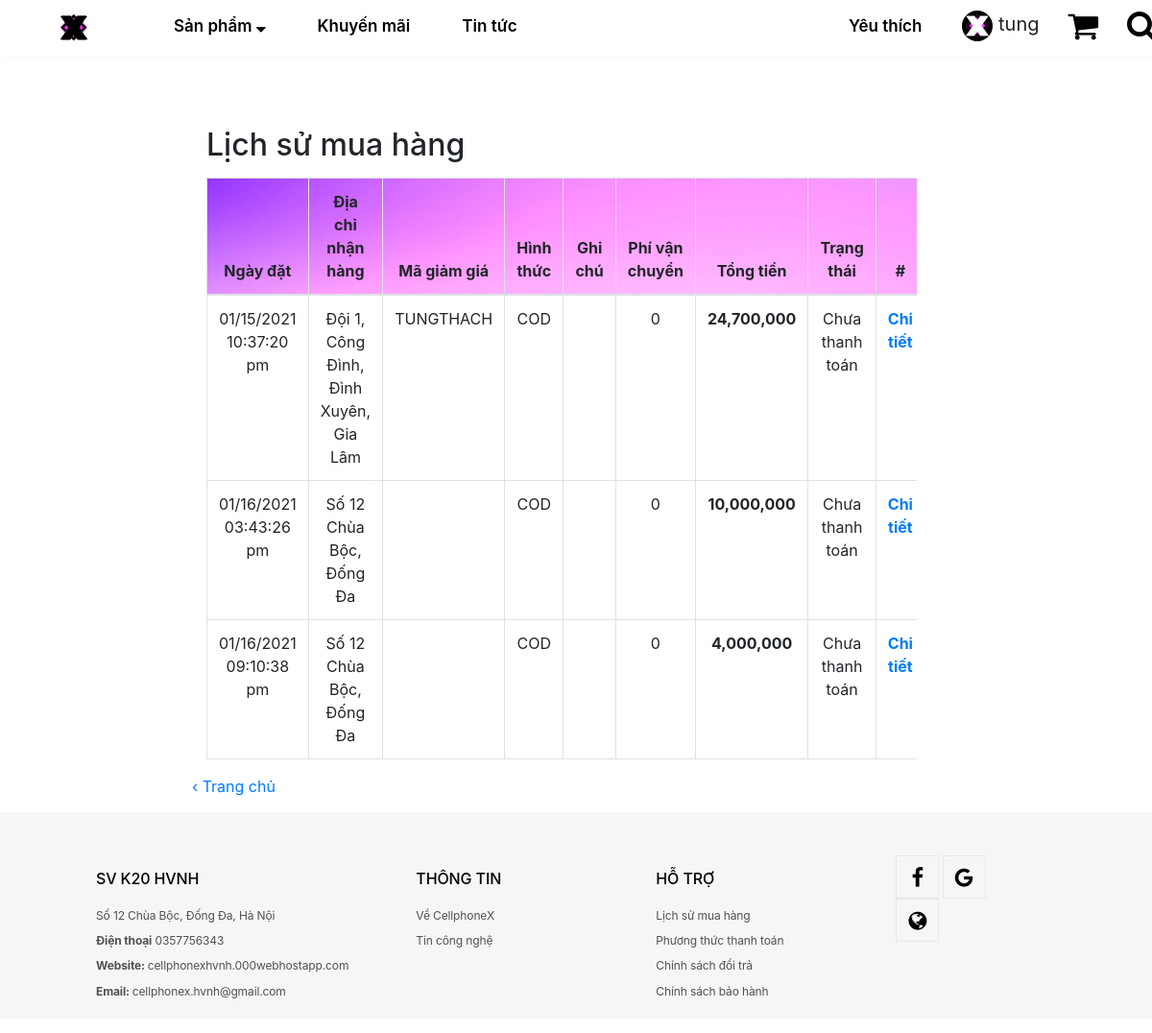
The page /lichsumuahang.php (signed in) on the database as committed earlier.
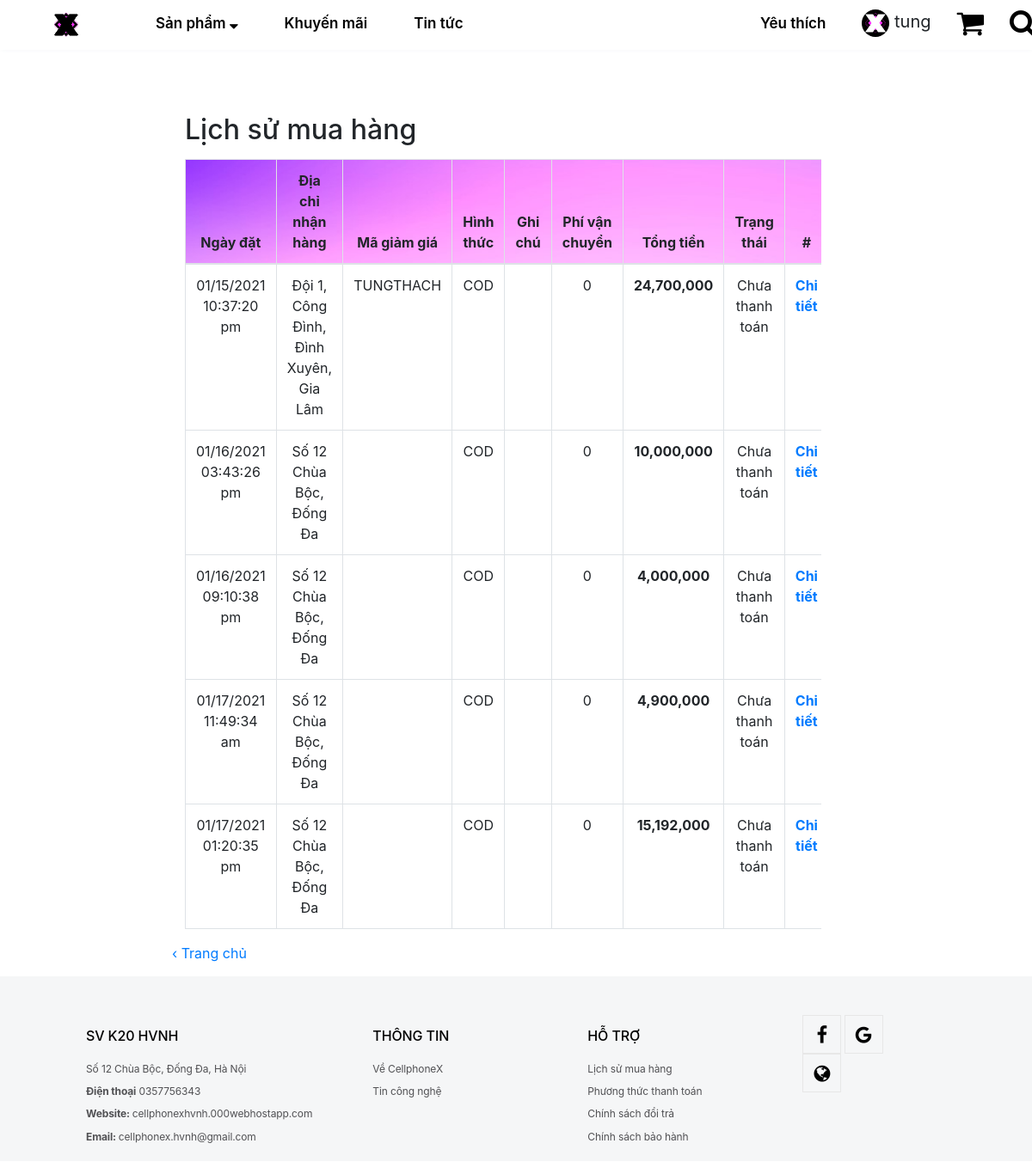
The same page on the database as committed later.
### tables this page shows
CREATE TABLE `tbl_don_hang` (
  `id_don_hang` int(11) NOT NULL,
  `id_khach_hang` int(11) DEFAULT NULL,
  `email` varchar(255) NOT NULL,
  `phi_van_chuyen` int(11) DEFAULT NULL,
  `ma_giam_gia` varchar(20) DEFAULT NULL,
  `tong_tien` float(255,0) DEFAULT NULL,
  `trang_thai` int(4) DEFAULT 0,
  `ngay_dat` varchar(255) DEFAULT NULL,
  `ten_khach_hang` varchar(255) DEFAULT NULL,
  `dia_chi_nhan_hang` varchar(255) DEFAULT NULL,
  `hinh_thuc_mua_hang` varchar(255) DEFAULT NULL,
  `ghi_chu` varchar(255) DEFAULT NULL,
  `dien_thoai` varchar(11) NOT NULL
);

### lichsumuahang.php (the view, shortened to what this page needs)
<!doctype html>
<html>
<head>
	<link type="text/css" rel="stylesheet" href="bootstrap/css/bootstrap.min.css">
		<link type="text/css" rel="stylesheet" href="css/style.css">
	<link rel="stylesheet" type="text/css" href="css/font-awesome/css/font-awesome.min.css">
</head>
<body>
<?php
	include("layout/header.php");
	require("public/ketnoi.php");
?>
	<div class="row" style="width: 100%;">
		<span onClick="dongform('formGioHang')" class="col-2"></span>
		<span class="col-8">
	<?php
	if (isset($_SESSION["id-user"]))
	{
		$sql="select * from tbl_don_hang where id_khach_hang='".$_SESSION["id-user"]."' order by id_don_hang asc";
		$result=$con->query($sql);
		if($result->num_rows>0)
		{
	?>
			<div class="container">
 				<h2>Lịch sử mua hàng</h2>
				<div class="table-responsive">
   					<table style="text-align: center;" class="table table-bordered">
						<thead>
							<tr style="background: url('images/background.jpg')">
								<th>Ngày đặt</th>
								<th>Địa chỉ nhận hàng</th>
								<th>Mã giảm giá</th>
								<th>Hình thức</th>
								<th>Ghi chú</th>
								<th>Phí vận chuyển</th>
								<th>Tổng tiền</th>
								<th>Trạng thái</th>
								<th>#</th>
							</tr>
						</thead>
						<tbody>
							<tr>
			<?php
			while($row=$result->fetch_assoc())
			{
			?>
								<td><?php echo $row['ngay_dat']?></td>
								<td><?php echo $row['dia_chi_nhan_hang']?></td>
								<td><?php echo $row['ma_giam_gia']?></td>
								<td><?php echo $row['hinh_thuc_mua_hang']; ?></td>
								<td><?php echo $row['ghi_chu']?></td>
								<td><?php echo number_format($row['phi_van_chuyen'])?></td>
								<td><b><?php echo number_format($row['tong_tien'])?></b></td>
								<td><?php
				if($row['trang_thai']==0) echo "Chưa thanh toán";
									?>
								</td>
								<td><a href="chitietlichsu.php?&id=<?php echo $row['id_don_hang']?>"><b>Chi tiết</b></a></td>
							</tr>
			<?php
			}
			?>
						</tbody>
					</table>
				</div>
			</div>
		<?php
		}
		else echo "<p style='margin-top: 60px;'>Lịch sử mua hàng sẽ ghi lại những giao dịch của bạn tại đây.<p>";
	}
	else echo "<p>Lịch sử mua hàng sẽ ghi lại những giao dịch của bạn tại đây.<p>";
		?>
			<a href="home.php">&lsaquo; Trang chủ</a>
		</span>
		<span class="col-2"></span>
	</div>
<?php
	include("layout/footer.php");
?>
</body>
</html>

### layout/header.php (shortened to what this page needs)
<header  id="header" class="fixed-top">
		<div class="row" style="width: 100%;">
			<span class="col-sm-8 d-flex">
				<a href="home.php"><img id="logo-X" src="images/20 - Copy (2).png" alt="img"></a>
				<nav class="nav-menu">
					<ul>
						<li class="drop-down"><a href="sanpham.php?&tensanpham=" class="nav1">Sản phẩm&nbsp;<i class="fa fa-sort-desc"></i></a>
           		   		</li>
						<li class=" d-none d-lg-block"><a class="nav1" href="khuyenmai.php">Khuyến mãi</a></li>
              			<li class=" d-none d-lg-block"><a class="nav1" href="tintuc.php">Tin tức</a></li>
            		</ul>
          		</nav>
        	</span>
			<span class="col-sm-4 d-flex" style="padding-left: 6%;">
          		<nav class="nav-menu d-none d-lg-block">
					<ul>
						<?php if(isset($_SESSION["userngan"])){?>
						<li><a class="nav1" href="yeuthich.php">Yêu thích</a></li>
      					<li class="drop-down"><span style="font-size: 20px;" onClick="hienthiform('formDangNhap'),dongform('formGioHang')"><img width="32px;" height="32px;" style="border-radius: 50%;" src="images/20 - Copy.png">&nbsp;<?php echo $_SESSION["userngan"];?></span>
           		   		</li>
      					<?php }?>
						<li style="cursor: pointer"><a href="giohang.php" class="fa fa-shopping-cart d-flex" style="font-size: 34px; color: #000;"></a>
           		   		</li>
						<li style="cursor: pointer">
							<i onClick="hienthiform('box-tim-kiem');" class="fa fa-search d-flex" style="font-size: 33px; color: #000;"></i>
						</li>
					</ul>
				</nav>
			</span>
		</div>
	</header>
<div style="height: 58px;">&nbsp;</div>

### layout/footer.php
<footer>
	<div class="row" style="width: 100%;">
		<span class="col-sm-1">
		</span>
		<span class="col-sm-10">
			<div class="row">
				<span class="col-sm-4">
					<h6>SV K20 HVNH</h6>
					Số 12 Chùa Bộc, Đống Đa, Hà Nội<br>
					<b>Điện thoại</b><a href="tel:0357756343"> 0357756343</a><br>
					<b>Website: </b><a href="https://cellphonexhvnh.000webhostapp.com/"> cellphonexhvnh.000webhostapp.com</a><br>
					<b>Email: </b><a href="mailto:cellphonex.hvnh@gmail.com">cellphonex.hvnh@gmail.com</a>
				</span>
				<span class="col-sm-3">
					<h6>THÔNG TIN</h6>
					<a href="chinhsach.php">Về CellphoneX</a><br>
					<a href="tintuc.php">Tin công nghệ</a><br>
				</span>
				<span class="col-sm-3">
					<h6>HỖ TRỢ</h6>
					<a href="lichsumuahang.php">Lịch sử mua hàng</a><br>
					<a href="chinhsach.php">Phương thức thanh toán</a><br>
					<a href="chinhsach.php">Chính sách đổi trả</a><br>
					<a href="chinhsach.php">Chính sách bảo hành</a><br>
				</span>
				<span class="col-sm-2">
					<a href="https://www.facebook.com/CellphoneSVietnam/" class="fa fa-facebook"></a>
					<a href="mailto:cellphonex.hvnh@gmail.com" class="fa fa-google"></a>
					<a href="https://cellphonexhvnh.000webhostapp.com/" class="fa fa-globe"></a>
				</span>
			</div>
		</span>
		<span class="col-sm-1"></span>
	</div>
</footer>

### css/style.css (style rules this page uses)
a { cursor: pointer; }
h2 { margin: 10% 0 15px 0; }
#header { transition: all 0.5s; z-index: 997; background: #fff; height: 58px; box-shadow:1px 1px 5px var(--light);; width: 100%; }
#logo-X { padding-top: 10px; margin: 0 58px; }
.nav-menu ul { list-style-type: none; padding: 10px 0px; cursor: pointer; }
.nav-menu > ul { display: flex; }
.nav-menu >ul >li { position: relative; white-space: nowrap; padding: 0px 15px; }
.nav-menu .nav1 { display: block; position: relative; color: #000; transition: 0.3s; font-size: 17px; font-weight: 600; padding: 5px 12px; border-radius: 15px; }
footer { background-color: #F5F6F7; font-size: 12px; line-height: 2.2; font-weight: 400; letter-spacing: -.01em; font-family: "SF Pro Text","Myriad Set Pro","SF Pro Icons","Apple Legacy Chevron","Helvetica Neue","Helvetica","Arial",sans-serif; }
footer b { color: #515154; font-size: 12px; }
footer span { margin-top: 15px; color: #515154; }
h6 { color: #000; font-family: "SF Pro Text","Myriad Set Pro","SF Pro Icons","Apple Legacy Chevron","Helvetica Neue","Helvetica","Arial",sans-serif; margin: 15px 0; }
footer a { color: #515154; }
footer div { margin: 15px 0; }
footer .fa { width: 45px; height: 45px; font-size: 22px; text-align: center; border: solid 1px #e7e7e7; color: #000; line-height: 45px; }
:root { --maingray: #95a5a6; --blue: #3498db; --mainblue: #2980b9; --cloud: #ecf0f1; }

Rows that differ between the two databases and show on the page:
added tbl_don_hang: ngay_dat "01/17/2021 11:49:34 am", dia_chi_nhan_hang "Số 12 Chùa Bộc, Đống Đa", hinh_thuc_mua_hang "COD", phi_van_chuyen "0", tong_tien "4,900,000", trang_thai "Chưa thanh toán"
added tbl_don_hang: ngay_dat "01/17/2021 01:20:35 pm", dia_chi_nhan_hang "Số 12 Chùa Bộc, Đống Đa", hinh_thuc_mua_hang "COD", phi_van_chuyen "0", tong_tien "15,192,000", trang_thai "Chưa thanh toán"
